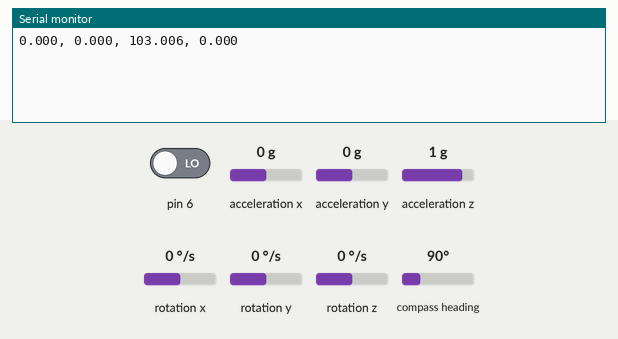
This sketch was run on a simulated Arduino Uno, built with avr-gcc and run on an emulated ATmega328P. Shown: the last lines printed to the serial monitor. Wiring (inferred from the names in the program): MPU-6050 motion sensor at I2C address 0x68. The test bench sets the inputs (shaded band); at power-on: acceleration x 0 g, acceleration y 0 g, acceleration z 1 g, rotation x 0 °/s, rotation y 0 °/s, pin 6 LOW, rotation z 0 °/s, compass heading 90°.

Above: at 1.2 s.
1.3 s: acceleration x set to -1.4 g
At 2.6 s:
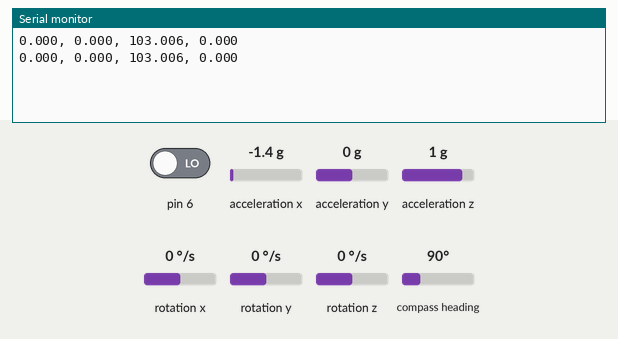
2.8 s: acceleration y set to -1.4 g
At 3.9 s:
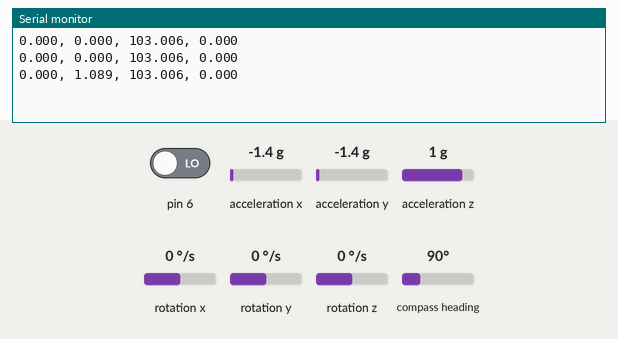
4.3 s: acceleration z set to -1.4 g
At 5.6 s:
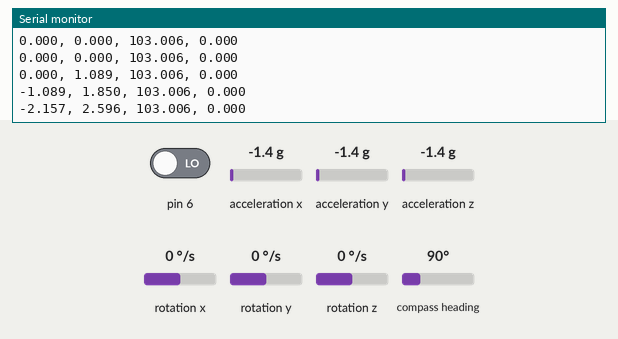
5.8 s: rotation x set to -192 °/s
At 7.0 s:
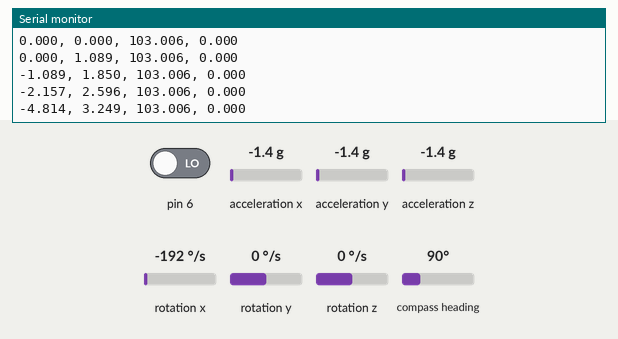
7.3 s: rotation y set to -192 °/s
At 7.3 s:
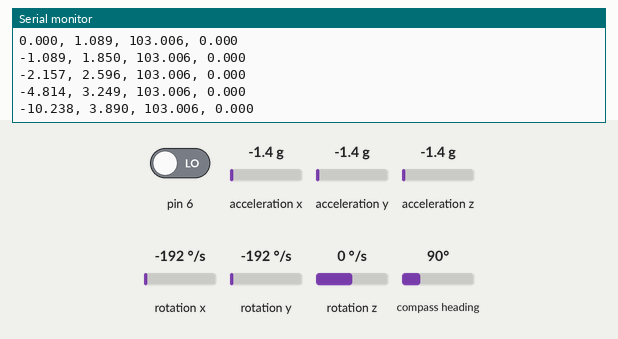
Timing chart, 0 to 9.8 s (numbered marks = the images above; inputs shaded):
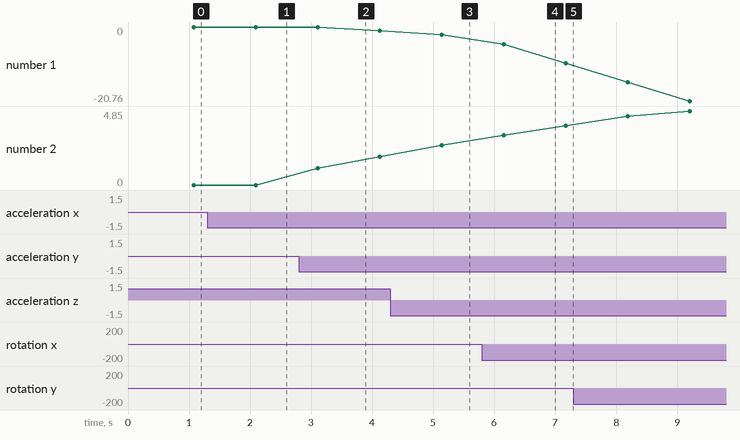

Measured:
- plotted number 1: 0 → -1.09 after the input at 2.8 s, -2.16 → -10.24 after the input at 5.8 s
- plotted number 2: 0 → 1.85 after the input at 2.8 s, 3.89 → 4.85 after the input at 7.3 s

The sketch:

Quadcopter.ino
```cpp
#include <PID_v1.h>
#include <Wire.h>
#include <math.h>
#include <Adafruit_Sensor.h>
#include <Adafruit_HMC5883_U.h>
#include "IMU.h"

Adafruit_HMC5883_Unified mag = Adafruit_HMC5883_Unified(12345);

double x_gyro_offset = 0;
double y_gyro_offset = 0;
double Roll_Setpoint = 0;
double Pitch_Setpoint = 0;
double Yaw_Setpoint = 0;

struct Gain Roll_Gains = {10,0,0};
struct Gain Pitch_Gains = {10,0,0};
struct Gain Yaw_Gains = {10,0,0};

int OutputHiLim = 100;
int OutputLoLim = -100;
double Pitch_Output;
double Roll_Output;
double Yaw_Output;
struct Angle Angle_val;
unsigned long init_time = micros();

PID pitchController(&Angle_val.pitch, &Pitch_Output, &Pitch_Setpoint,Pitch_Gains.Kp,Pitch_Gains.Ki,Pitch_Gains.Kd, DIRECT);
PID rollController(&Angle_val.roll, &Roll_Output, &Roll_Setpoint,Roll_Gains.Kp,Roll_Gains.Ki,Roll_Gains.Kd, DIRECT);
PID yawController(&Angle_val.yaw, &Yaw_Output, &Yaw_Setpoint,Yaw_Gains.Kp,Yaw_Gains.Ki,Yaw_Gains.Kd, DIRECT);

void setup()
{
    initAngleCalc();

    pinMode(6, INPUT);

    //Initialize PID Controllers
    pitchController.SetMode(AUTOMATIC);
    pitchController.SetSampleTime(10);
    pitchController.SetOutputLimits(OutputLoLim,OutputHiLim);
    rollController.SetMode(AUTOMATIC);
    rollController.SetOutputLimits(OutputLoLim,OutputHiLim);
    rollController.SetSampleTime(10);
    yawController.SetMode(AUTOMATIC);
    yawController.SetOutputLimits(OutputLoLim,OutputHiLim);
    yawController.SetSampleTime(10);
}


void loop()
{

  if(micros()-init_time >= 10000)
  {
  Angle_val = AngleCalc();
  pitchController.Compute();
  rollController.Compute();
  yawController.Compute();

  Serial.print(Angle_val.roll,3);
  Serial.print(F(", "));
  Serial.print(Angle_val.pitch,3);
  Serial.print(F(", "));
  Serial.print(Angle_val.yaw,3);
  Serial.print(F(", "));
  Serial.print(Angle_val.altitude,3);
  Serial.println(F(""));
  init_time = micros();
  }
}


//======================================
//
//    FUNCTIONS
//
//======================================


void initAngleCalc(){
   IMU_init();
   mag.begin();

  struct IMU IMU_val;

  for(int i=0; i<10; i++){
  IMU_val = IMU_read();
  x_gyro_offset = IMU_val.x_gyro + x_gyro_offset;
  y_gyro_offset = IMU_val.y_gyro + y_gyro_offset;
  delay(5);
  };
  x_gyro_offset = x_gyro_offset/10;
  y_gyro_offset = y_gyro_offset/10;
}


struct Angle AngleCalc(){
   struct IMU IMU_val;
  static double angle_x_accel=0;
  static double angle_x_gyro=0;
  static double angle_x_comp=0;
  static double angle_x_comp_prev=0;
  static double angle_y_accel=0;
  static double angle_y_gyro=0;
  static double angle_y_comp=0;
  static double angle_y_comp_prev=0;
  IMU_val = IMU_read();

  angle_x_accel = (atan2(IMU_val.y_accel,IMU_val.z_accel))*(180/3.1415926); //Accel Angle Calculation
  angle_y_accel = (atan2(-IMU_val.x_accel,sqrt(IMU_val.y_accel*IMU_val.y_accel+IMU_val.z_accel*IMU_val.z_accel)))*(180/3.1415926); //Accel Angle Calculation
  IMU_val.x_gyro = (IMU_val.x_gyro-x_gyro_offset)*1.5;  //Gyro Calibration
  IMU_val.y_gyro = (IMU_val.y_gyro-y_gyro_offset)*.15;  //Gyro Calibration
  angle_x_gyro = ((IMU_val.x_gyro)*0.01)+angle_x_gyro;  //Gyro Angle Calculation (For comparison only)
  angle_y_gyro = ((IMU_val.y_gyro)*0.01)+angle_y_gyro;  //Gyro Angle Calculation (For comparison only)
  angle_x_comp = (((IMU_val.x_gyro*0.01)+angle_x_comp)*0.98)+(angle_x_accel*0.02);  //Complementary Filter
  angle_y_comp = (((IMU_val.y_gyro*0.01)+angle_y_comp)*0.98)+(angle_y_accel*0.02);  //Complementary Filter

   if (abs(angle_x_comp - angle_x_comp_prev) > 30)
     angle_x_comp = angle_x_comp_prev;

   if (abs(angle_y_comp - angle_y_comp_prev) > 30)
     angle_y_comp = angle_y_comp_prev;


   angle_x_comp_prev = angle_x_comp;
   angle_y_comp_prev = angle_y_comp;

   sensors_event_t event;
  mag.getEvent(&event);
  float heading = atan2(event.magnetic.y, event.magnetic.x);
  float declinationAngle = 0.227;
  heading += declinationAngle;
  // Correct for when signs are reversed.
  if(heading < 0)
    heading += 2*PI;

  // Check for wrap due to addition of declination.
  if(heading > 2*PI)
    heading -= 2*PI;

    if(heading > PI)
    heading = PI-(heading-PI);

  // Convert radians to degrees for readability.
  float headingDegrees = heading * 180/M_PI;

   struct Angle Angle_val;

   Angle_val.roll = angle_x_comp;
   Angle_val.pitch = angle_y_comp;
   Angle_val.roll_accel = angle_x_accel;
   Angle_val.pitch_accel = angle_y_accel;
   Angle_val.roll_gyro = angle_x_gyro;
   Angle_val.pitch_gyro = angle_y_gyro;
   Angle_val.yaw = headingDegrees;
   Angle_val.altitude = pulseIn(6, HIGH);
   Angle_val.altitude = Angle_val.altitude/10;

   return Angle_val;
}


void IMU_init(){
    int error;
  uint8_t c;
  // Initialize the 'Wire' class for the I2C-bus.
  Wire.begin();

  Serial.begin(115200);

  // default at power-up:
  //    Gyro at 250 degrees second
  //    Acceleration at 2g
  //    Clock source at internal 8MHz
  //    The device is in sleep mode.
  //

  error = MPU6050_read (MPU6050_WHO_AM_I, &c, 1);

  // According to the datasheet, the 'sleep' bit
  // should read a '1'.
  // That bit has to be cleared, since the sensor
  // is in sleep mode at power-up.
  error = MPU6050_read (MPU6050_PWR_MGMT_1, &c, 1);

  // Clear the 'sleep' bit to start the sensor.
  MPU6050_write_reg (MPU6050_PWR_MGMT_1, 0);
}

struct IMU IMU_read(){
  int error;
  double dT;
  accel_t_gyro_union accel_t_gyro;
  struct IMU IMU_val;
  double angle_accel;
  static double angle_gyro = 0;

  // Read the raw values.
  // Read 14 bytes at once,
  // containing acceleration, temperature and gyro.
  error = MPU6050_read (MPU6050_ACCEL_XOUT_H, (uint8_t *) &accel_t_gyro, sizeof(accel_t_gyro));

  // Swap all high and low bytes.
  // After this, the registers values are swapped,
  // so the structure name like x_accel_l does no
  // longer contain the lower byte.
  uint8_t swap;
  #define SWAP(x,y) swap = x; x = y; y = swap

  SWAP (accel_t_gyro.reg.x_accel_h, accel_t_gyro.reg.x_accel_l);
  SWAP (accel_t_gyro.reg.y_accel_h, accel_t_gyro.reg.y_accel_l);
  SWAP (accel_t_gyro.reg.z_accel_h, accel_t_gyro.reg.z_accel_l);
  SWAP (accel_t_gyro.reg.t_h, accel_t_gyro.reg.t_l);
  SWAP (accel_t_gyro.reg.x_gyro_h, accel_t_gyro.reg.x_gyro_l);
  SWAP (accel_t_gyro.reg.y_gyro_h, accel_t_gyro.reg.y_gyro_l);
  SWAP (accel_t_gyro.reg.z_gyro_h, accel_t_gyro.reg.z_gyro_l);

  IMU_val.x_accel = accel_t_gyro.value.x_accel;
  IMU_val.y_accel = accel_t_gyro.value.y_accel;
  IMU_val.z_accel = accel_t_gyro.value.z_accel;
  IMU_val.x_accel = (IMU_val.x_accel/32767)*2;
  IMU_val.y_accel = (IMU_val.y_accel/32767)*2;
  IMU_val.z_accel = (IMU_val.z_accel/32767)*2;

  IMU_val.x_gyro = accel_t_gyro.value.x_gyro;
  IMU_val.y_gyro = accel_t_gyro.value.y_gyro;
  IMU_val.z_gyro = accel_t_gyro.value.z_gyro;
  IMU_val.x_gyro = (IMU_val.x_gyro/32767)*250;
  IMU_val.y_gyro = (IMU_val.y_gyro/32767)*250;
  IMU_val.z_gyro = (IMU_val.z_gyro/32767)*250;

  return IMU_val;
}

// --------------------------------------------------------
// MPU6050_read
//
// This is a common function to read multiple bytes
// from an I2C device.
//
// It uses the boolean parameter for Wire.endTransMission()
// to be able to hold or release the I2C-bus.
// This is implemented in Arduino 1.0.1.
//
// Only this function is used to read.
// There is no function for a single byte.
//
int MPU6050_read(int start, uint8_t *buffer, int size)
{
  int i, n, error;

  Wire.beginTransmission(MPU6050_I2C_ADDRESS);
  n = Wire.write(start);
  if (n != 1)
    return (-10);

  n = Wire.endTransmission(false);    // hold the I2C-bus
  if (n != 0)
    return (n);

  // Third parameter is true: relase I2C-bus after data is read.
  Wire.requestFrom(MPU6050_I2C_ADDRESS, size, true);
  i = 0;
  while(Wire.available() && i<size)
  {
    buffer[i++]=Wire.read();
  }
  if ( i != size)
    return (-11);

  return (0);  // return : no error
}


// --------------------------------------------------------
// MPU6050_write
//
// This is a common function to write multiple bytes to an I2C device.
//
// If only a single register is written,
// use the function MPU_6050_write_reg().
//
// Parameters:
//   start : Start address, use a define for the register
//   pData : A pointer to the data to write.
//   size  : The number of bytes to write.
//
// If only a single register is written, a pointer
// to the data has to be used, and the size is
// a single byte:
//   int data = 0;        // the data to write
//   MPU6050_write (MPU6050_PWR_MGMT_1, &c, 1);
//
int MPU6050_write(int start, const uint8_t *pData, int size)
{
  int n, error;

  Wire.beginTransmission(MPU6050_I2C_ADDRESS);
  n = Wire.write(start);        // write the start address
  if (n != 1)
    return (-20);

  n = Wire.write(pData, size);  // write data bytes
  if (n != size)
    return (-21);

  error = Wire.endTransmission(true); // release the I2C-bus
  if (error != 0)
    return (error);

  return (0);         // return : no error
}

// --------------------------------------------------------
// MPU6050_write_reg
//
// An extra function to write a single register.
// It is just a wrapper around the MPU_6050_write()
// function, and it is only a convenient function
// to make it easier to write a single register.
//
int MPU6050_write_reg(int reg, uint8_t data)
{
  int error;

  error = MPU6050_write(reg, &data, 1);

  return (error);
}
```

Source omitted: IMU.h (27000 bytes)
